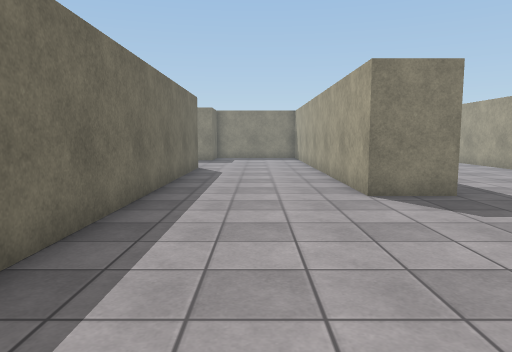
view 1 (above)

22 first-person views from a walk through a scene from a Unity 3-D project. The camera is 1.3 m above the floor, tilts 6° down and sees 70° across. The floor is counted in squares, 1 m on a side. Each view is taken from the middle of a square. On the plan, view 1 faces up. The plan holds only what a view shows up to about 15 squares ahead; the rest is blank. The player character is not drawn. Surface patterns are stand-ins for the level's own textures.

view 2
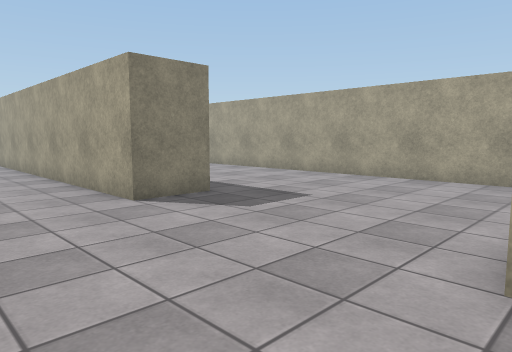

view 3
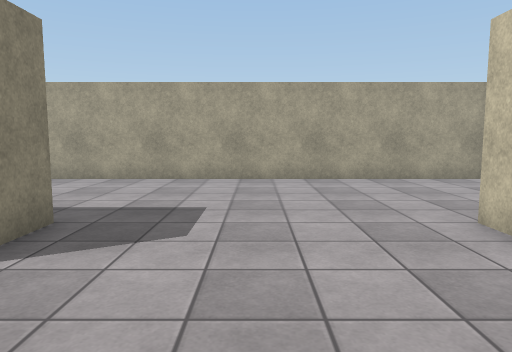

view 4
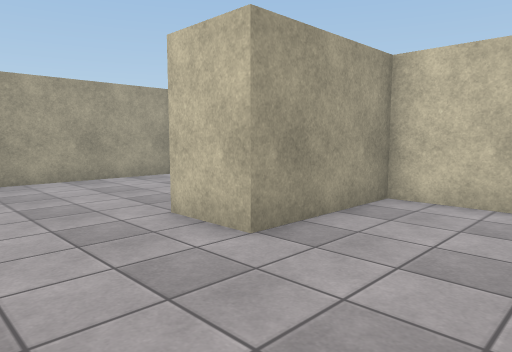

view 5
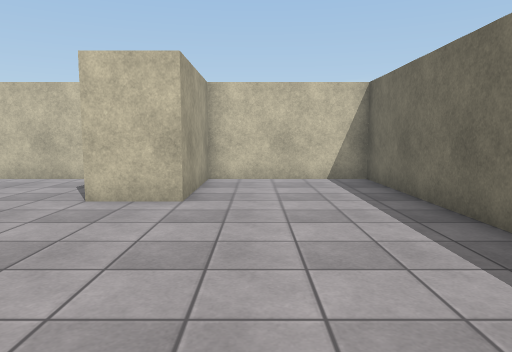

view 6
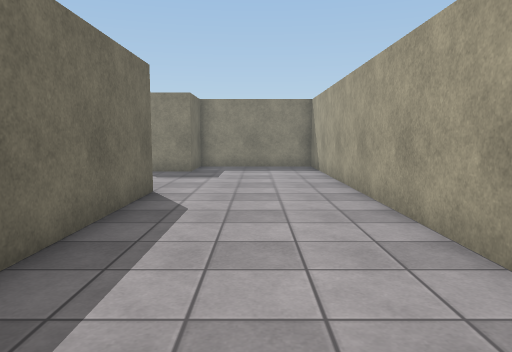

view 7
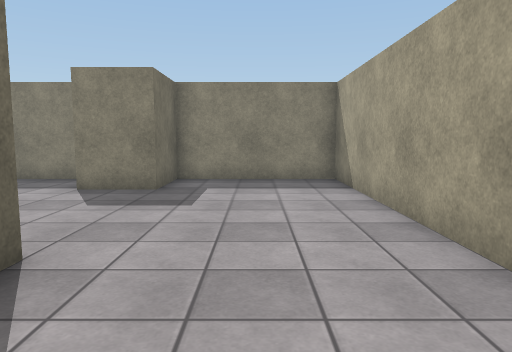

view 8
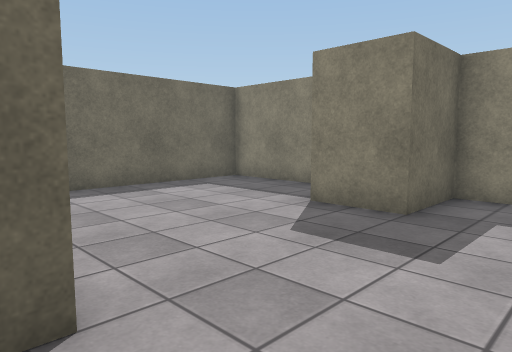

view 9
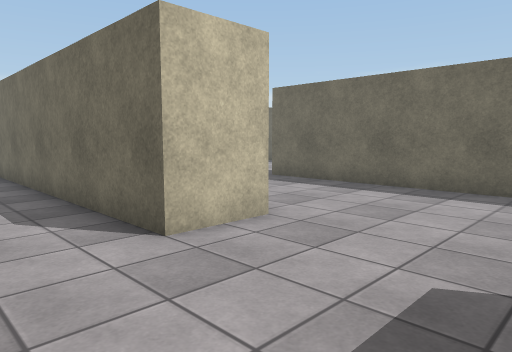

view 10
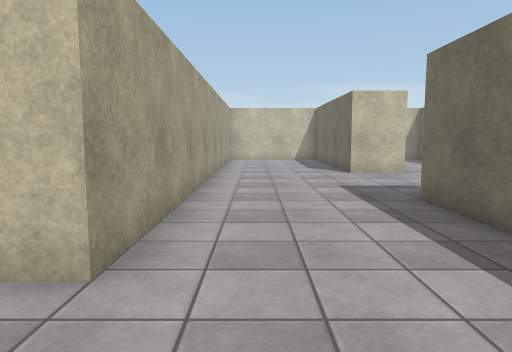

view 11
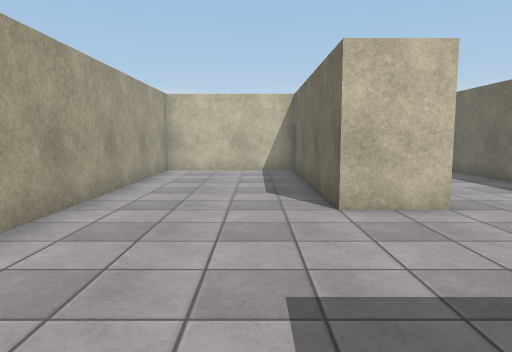

view 12
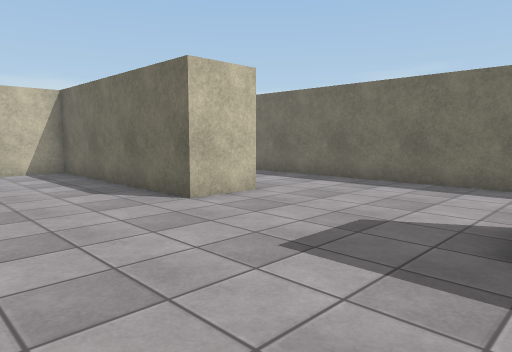

view 13
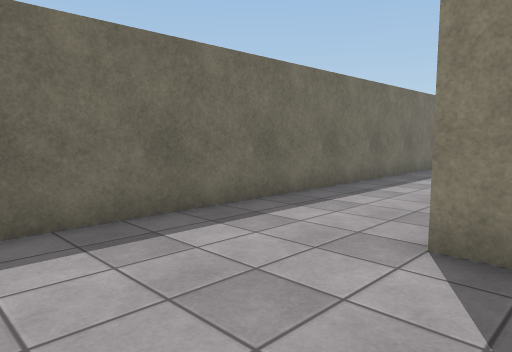

view 14
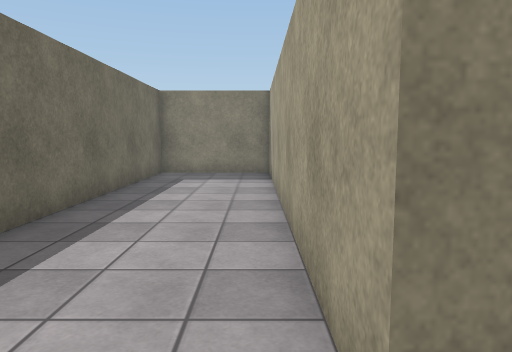

view 15
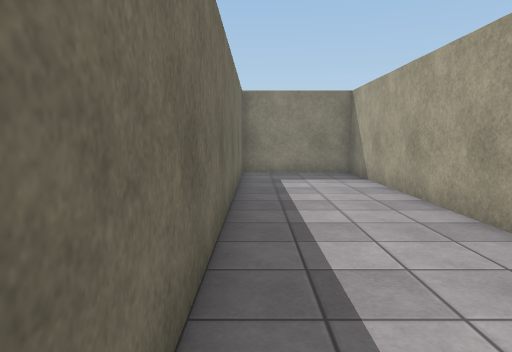

view 16
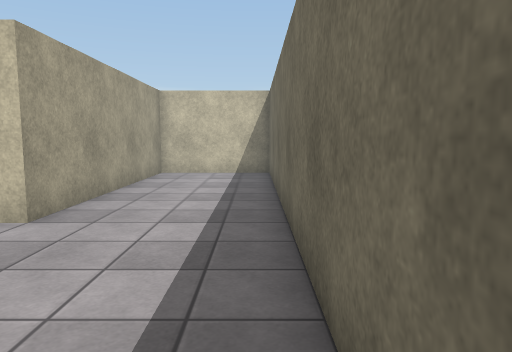

view 17
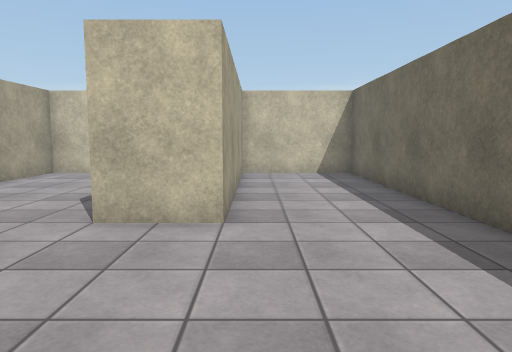

view 18
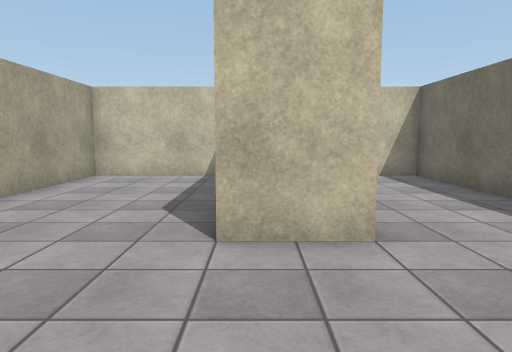

view 19
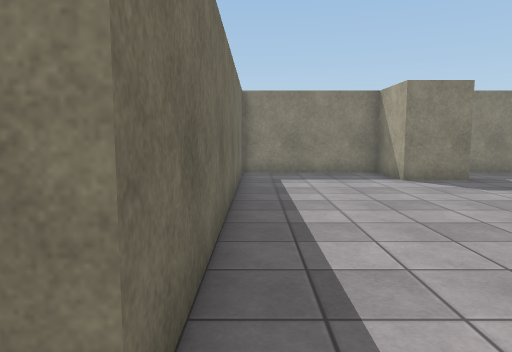

view 20
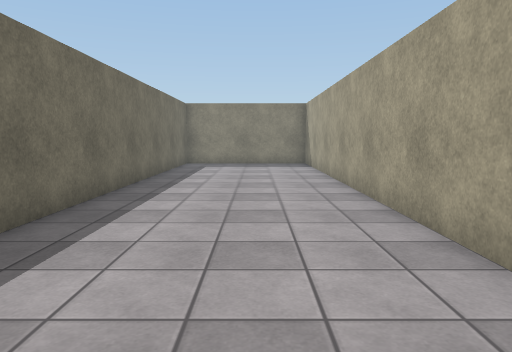

view 21
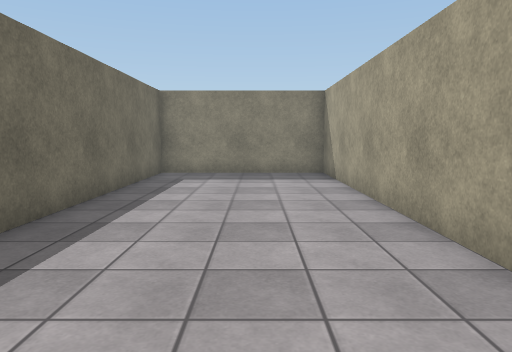

view 22
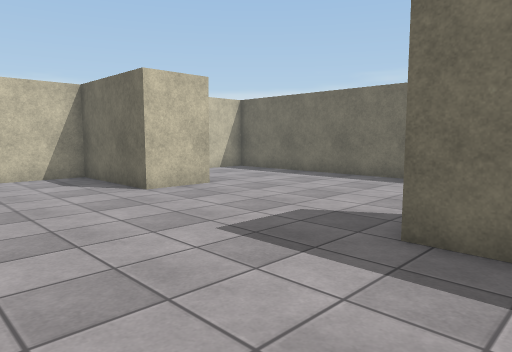

### Floor plan
Points are (right, up) in squares from view 1. A wall is a line through its corners. A room is listed if a view was taken in it or the views show most of it. See-through windows are left out.
Room 1 (views 1, 2, 3, 4, 5, 6, 7, 8, 9, 10, 11, 12, 13, 14, 15, 16, 17, 18, 19, 20, 21, 22)
walls: (10.5, -2.1) (10.5, 23.5) (4.5, 23.5) (4.5, 8.1) (2.5, 8.1) (2.5, 23.5) (-2.5, 23.5) (-2.5, 21.1) (-4.5, 21.1) (-4.5, 23.5) (-9.5, 23.5) (-9.5, 11.3) (-11.5, 11.3) (-11.5, 23.5) (-15.5, 23.5) (-15.5, -2.5) (-11.5, -2.5) (-11.5, 5.5) (-9.5, 5.5) (-9.5, -2.5) (-4.5, -2.5) (-4.5, 15.8) (-2.5, 15.8) (-2.5, -2.5) (2.5, -2.5) (2.5, 1.6) (4.5, 1.6) (4.5, -2.5) (9.1, -2.5)

Positions as (right, up) in squares from view 1, and headings:
1: (0, 0), facing up
2: (-1, 1), facing up-right
3: (-1, 5), facing right
4: (-1, 5), facing down-right
5: (1, 9), facing down
6: (0, 7), facing up
7: (0, 12), facing up
8: (0, 15), facing up-left
9: (0, 20), facing down-left
10: (-6, 19), facing down
11: (-8, 12), facing down
12: (-5, 12), facing down-left
13: (-10, 7), facing up-left
14: (-12, 10), facing up
15: (-15, 10), facing up
16: (-15, 11), facing down
17: (-12, 11), facing down
18: (-10, 10), facing down
19: (-9, 10), facing up
20: (8, 5), facing up
21: (8, 10), facing up
22: (9, 10), facing down-left
